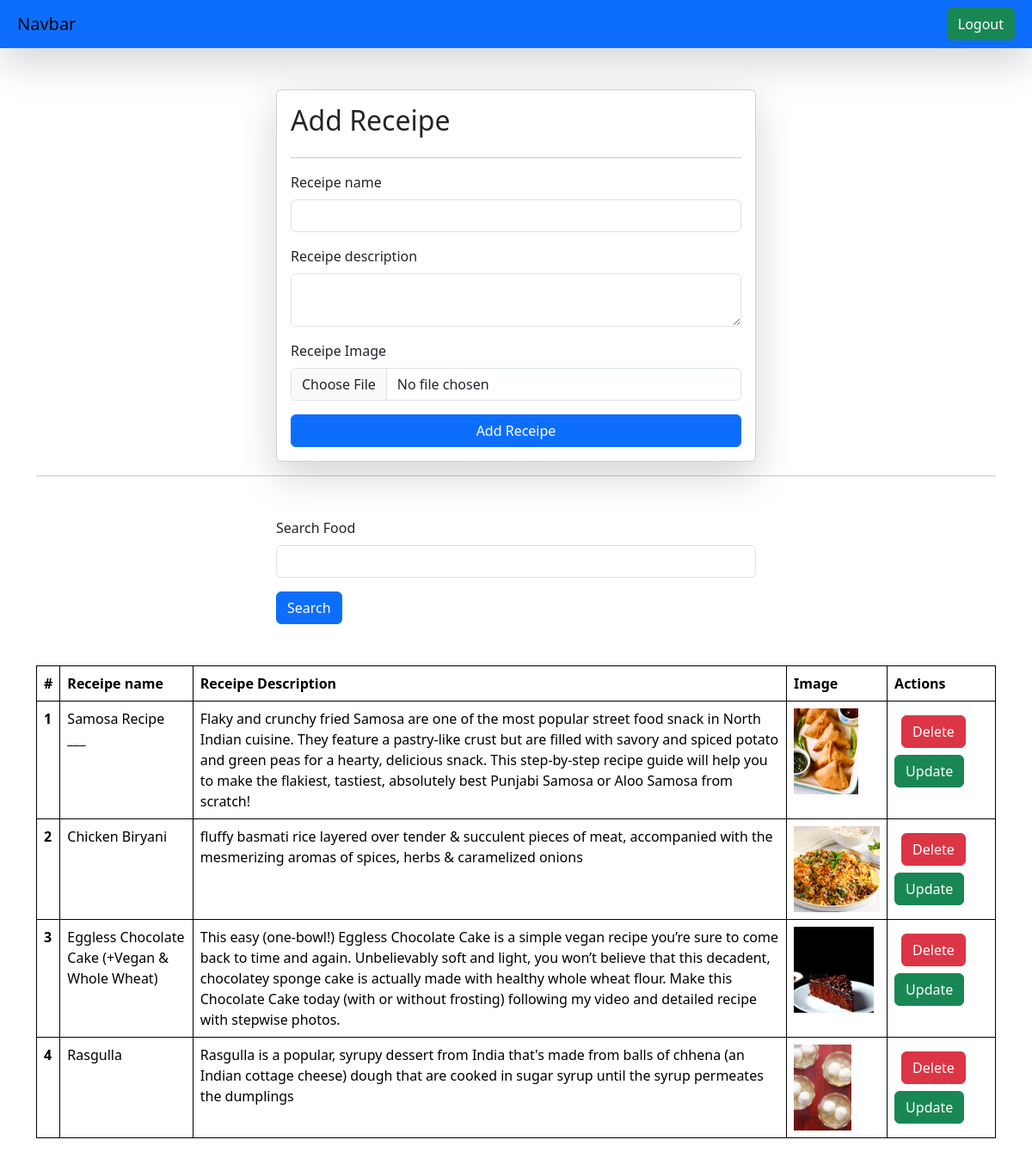
Page /receipes/ (signed in) on the earlier database version.
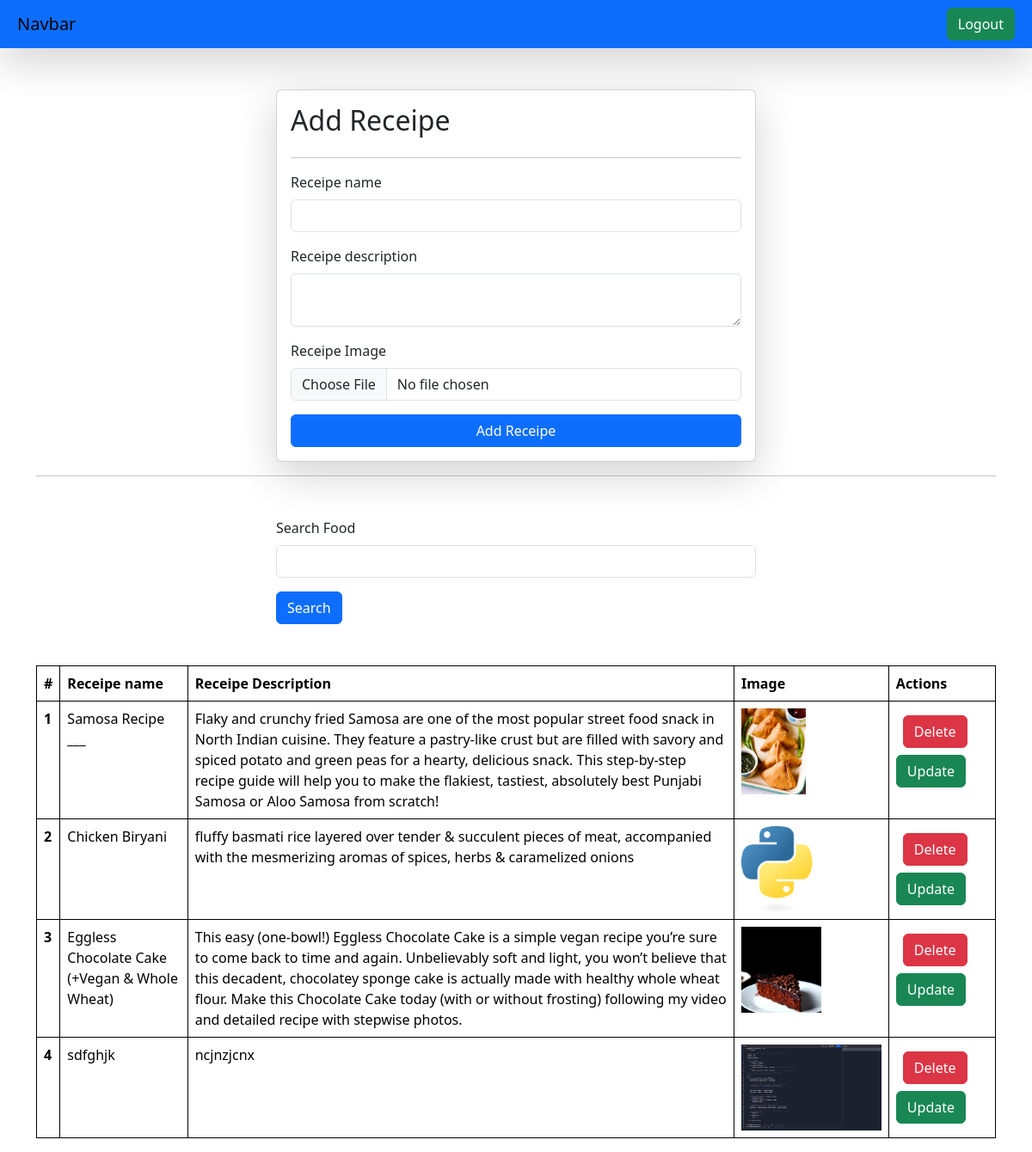
Same page on the later database version.
### vege/models.py (models this page shows)
class Receipe(models.Model):
    user = models.ForeignKey(User, on_delete=models.SET_NULL, null=True, blank=True)
    receipe_name = models.CharField(max_length=100)
    receipe_description = models.TextField()
    receipe_image = models.ImageField(upload_to="receipe")
    receipe_view_count = models.IntegerField(default=1)

### vege/views.py (the view, shortened to what this page needs)
# urls.py: path('receipes/', receipes, name = 'receipes'),
@login_required(login_url='/login/')
def receipes(request):
    queryset = Receipe.objects.all()
    if request.GET.get('search'):
        queryset = queryset.filter(receipe_name__icontains = request.GET.get('search'))
    context = {'receipes':queryset}
    return render(request, 'receipes.html', context)

### vege/templates/receipes.html (shortened to what this page needs)
{% extends "base.html" %}
{% block start %}
<div class="container mt-5">
    <form class="col-6 mx-auto card p-3 shadow-lg" method="post" enctype="multipart/form-data">
        <h2>Add Receipe</h2>
        <hr>
        <div class="mb-3">
          <label for="exampleInputEmail1" class="form-label">Receipe name</label>
          <input name="receipe_name" required type="text" class="form-control">
        </div>
        <div class="mb-3">
          <label for="exampleInputPassword1" class="form-label">Receipe description</label>
          <textarea class="form-control" name="receipe_description" required></textarea>
        </div>
        <div class="mb-3">
            <label for="exampleInputPassword1" class="form-label">Receipe Image</label>
            <input name="receipe_image" type="file" class="form-control">
          </div>
        <button type="submit" class="btn btn-primary">Add Receipe</button>
      </form>
      <hr>
      <div class="mt-5">
        <div class="mx-auto col-6">
          <form>
          <div class="mb-3">
            <label for="exampleInputEmail1" class="form-label">Search Food</label>
            <input name="search" value="{{receipe.receipe_name}}" type="text" class="form-control">
          </div>
          <button type="submit" class="btn btn-primary">Search</button>
        </form>
        </div>
      </div>
      <table class="table mt-5">
        <thead>
          <tr>
            <th scope="col">#</th>
            <th scope="col">Receipe name</th>
            <th scope="col">Receipe Description</th>
            <th scope="col">Image</th>
            <th scope="col">Actions</th>
          </tr>
        </thead>
        <tbody>
          {% for receipe in receipes %}
          <tr>
            <th scope="row">{{forloop.counter}}</th>
            <td>{{receipe.receipe_name}}</td>
            <td>{{receipe.receipe_description}}</td>
            <td>
              <img src="/media/{{receipe.receipe_image}}" style="height: 100px"></td>
              <td>
                <a href="/delete-receipe/{{receipe.id}}/" class="btn btn-danger m-2">Delete</a>
                <a href="/update-receipe/{{receipe.id}}/" class="btn btn-success">Update</a>
              </td>
          </tr>
          {% endfor %}
        </tbody>
      </table>
</div>
{% endblock %}

### home/templates/base.html (shortened to what this page needs)
<!DOCTYPE html>
<html lang="en">
<head>
    <link href="https://cdn.jsdelivr.net/npm/bootstrap@5.3.3/dist/css/bootstrap.min.css" rel="stylesheet">
</head>
<body>
    <nav class="navbar dark p-2 bg-primary shadow-lg">
        <div class="container-fluid">
          <a class="navbar-brand">Navbar</a>
          <form class="d-flex" role="search">
          {% if request.user.is_authenticated %}
            <a href ="/logout/" class="btn btn-success" type="submit">Logout</a>
          {% else %}
            <a href ="/login/" class="btn btn-success" type="submit">Login</a>
            {% endif %}
          </form>
        </div>
      </nav>
    {% block start %}
    {% endblock %}
</body>
</html>

### home/templates/base.html (style rules this page uses)
table, th, td { border: 1px solid black; }

Differences in the rows shown:
removed Receipe: receipe_name "Rasgulla", receipe_description "Rasgulla is a popular, syrupy dessert from India that's made from balls of chhena (an Indian cottage cheese) dough that are cooked in sugar syrup until the syrup permeates the dumplings", receipe_image (picture)
changed Receipe "Chicken Biryani": receipe_image: a different picture
added Receipe: receipe_name "sdfghjk", receipe_description "ncjnzjcnx", receipe_image (picture)
